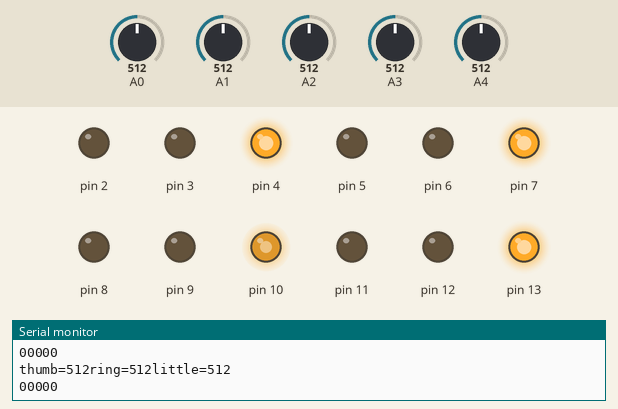
This sketch was run on a simulated Arduino Uno, built with avr-gcc and run on an emulated ATmega328P. Shown: output pins drawn as LEDs (lit = HIGH), the last lines printed to the serial monitor. The inputs (shaded band) are chosen by the test bench; at power-on: A2 = 512, A0 = 512, A1 = 512, A3 = 512, A4 = 512.

Above: at 1.8 s.
1.9 s: A2 set to 333
3.4 s: A2 set to 316
At 5.0 s:
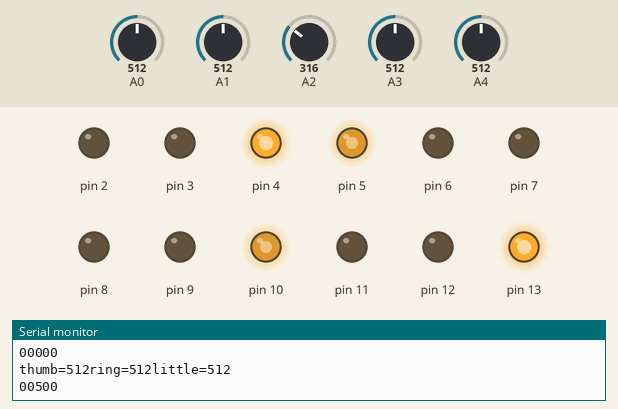
5.5 s: A0 set to 284
7.2 s: A0 set to 271
At 8.3 s:
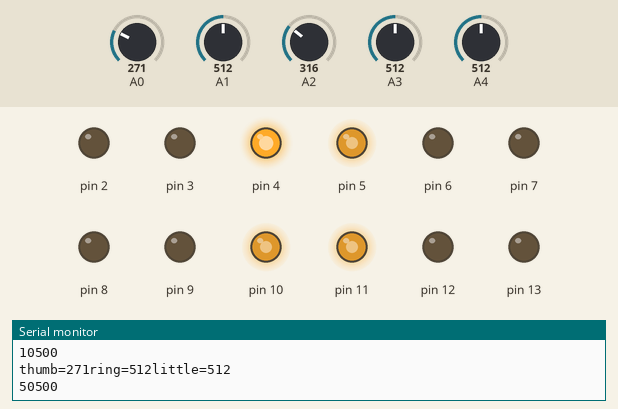
9.5 s: A1 set to 305
11.2 s: A1 set to 291
At 12.8 s:
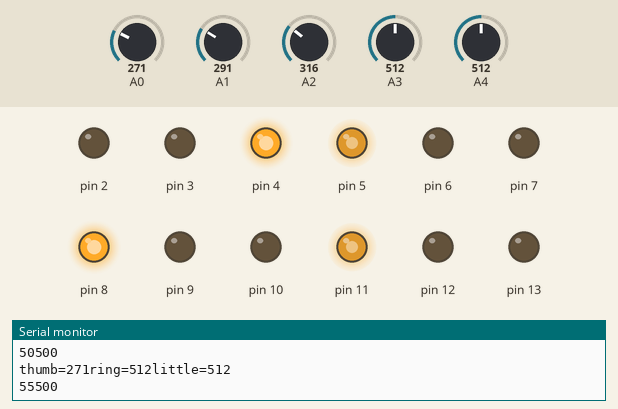
Timing chart, 0 to 14.3 s (numbered marks = the images above; inputs shaded):
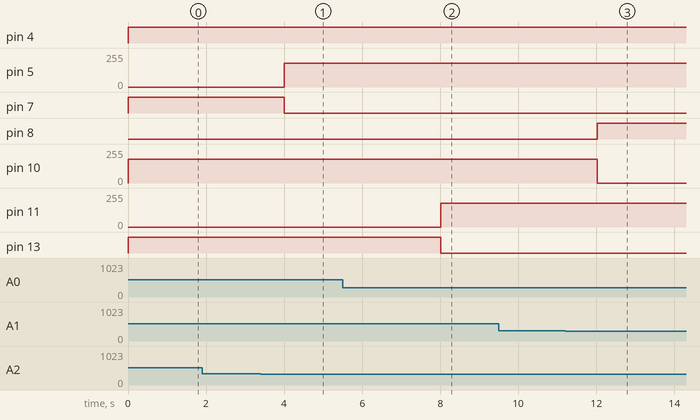

The sketch:

Arduino_Final_code.ino
```cpp
int deg_index;
int a,b,c,d,e,f;
void setup() {
  Serial.begin(9600);
  pinMode(13,OUTPUT);
  pinMode(12,OUTPUT);
  pinMode(11,OUTPUT);
  pinMode(8,OUTPUT);
  pinMode(9,OUTPUT);
  pinMode(10,OUTPUT);
  pinMode(7,OUTPUT);
  pinMode(6,OUTPUT);
  pinMode(5,OUTPUT);
  pinMode(4,OUTPUT);
  pinMode(3,OUTPUT);
  pinMode(2,OUTPUT);
  // put your setup code here, to run once:

}

void loop() {
  int val_thumb = analogRead(A0);
  int val_index = analogRead(A1);
  int val_middle = analogRead(A2);
  int val_ring = analogRead(A3);
  int val_little = analogRead(A4);
  Serial.print("thumb=");
  Serial.print(val_thumb);
  int deg_thumb = map(val_thumb,180,315,90,0);
  int deg_index = map(val_index,142,319,90,0);
  int deg_middle = map(val_middle,192,339,90,0);
  int deg_ring = map(val_ring,190,315,90,0);
  int deg_little = map(val_little,110,244,90,0);
//  Serial.print("deg_thumb=");
//  Serial.print(deg_thumb);
//  Serial.print("index=");
//  Serial.print(val_index);
//  Serial.print("deg_index=");
//  Serial.print(deg_index);
//  Serial.print("middle=");
//  Serial.print(val_middle);
//  Serial.print("deg_middle=");
//  Serial.print(deg_middle);
  Serial.print("ring=");
  Serial.print(val_ring);
//  Serial.print("deg_ring=");
//  Serial.println(deg_ring);
  Serial.print("little=");
  Serial.println(val_little);
//  Serial.print("deg_little=");
//  Serial.println(deg_little);
//  deg_index = map(val_index,180,400,90,0); //index finger
//  Serial.print("deg_index=");
//  Serial.println(deg_index);

  if(deg_thumb<15)
  {
    a=0;
    analogWrite(13,180);
    analogWrite(12,0);
    analogWrite(11,0);
  }
  else if (deg_thumb<30 && deg_thumb > 15)
  {
    a=1;
    analogWrite(13,180);
    analogWrite(12,90);
    analogWrite(11,0);
  }
  else if (deg_thumb<45 && deg_thumb > 30)
  {
    a=2;
    analogWrite(13,180);
    analogWrite(12,180);
    analogWrite(11,0);
  }
  else if (deg_thumb<60 && deg_thumb > 45)
  {
    a=3;
    analogWrite(13,0);
    analogWrite(12,180);
    analogWrite(11,0);
  }
  else if (deg_thumb<75 && deg_thumb > 60)
  {
    a=4;
    analogWrite(13,0);
    analogWrite(12,180);
    analogWrite(11,180);
  }
  else
  {
    a=5;
    analogWrite(13,0);
    analogWrite(12,0);
    analogWrite(11,180);
  }
   if(deg_index<15)
  {
    b=0;
    analogWrite(10,180);
    analogWrite(9,0);
    analogWrite(8,0);
  }
  else if (deg_index<30 && deg_index > 15)
  {
    b=1;
    analogWrite(10,180);
    analogWrite(9,90);
    analogWrite(8,0);
  }
  else if (deg_index<45 && deg_index > 30)
  {
    b=2;
    analogWrite(10,180);
    analogWrite(9,180);
    analogWrite(8,0);
  }
  else if (deg_index<60 && deg_index > 45)
  {
    b=3;
    analogWrite(10,0);
    analogWrite(9,180);
    analogWrite(8,0);
  }
  else if (deg_index<75 && deg_index > 60)
  {
    b=4;
    analogWrite(10,0);
    analogWrite(9,180);
    analogWrite(8,180);
  }
  else
  {
    b=5;
    analogWrite(10,0);
    analogWrite(9,0);
    analogWrite(8,180);
  }
  //middle finger
    if(deg_middle<15)
  {
    c=0;
    analogWrite(7,180);
    analogWrite(6,0);
    analogWrite(5,0);
  }
  else if (deg_middle<30 && deg_middle > 15)
  {
    c=1;
    analogWrite(7,180);
    analogWrite(6,90);
    analogWrite(5,0);
  }
  else if (deg_middle<45 && deg_middle > 30)
  {
    c=2;
    analogWrite(7,180);
    analogWrite(6,180);
    analogWrite(5,0);
  }
  else if (deg_middle<60 && deg_middle > 45)
  {
    c=3;
    analogWrite(7,0);
    analogWrite(6,180);
    analogWrite(5,0);
  }
  else if (deg_middle<75 && deg_middle > 60)
  {
    c=4;
    analogWrite(7,0);
    analogWrite(6,180);
    analogWrite(5,180);
  }
  else
  {
    c=5;
    analogWrite(7,0);
    analogWrite(6,0);
    analogWrite(5,180);
  }
  //ring ringer
      if(deg_ring<15)
  {
    d=0;
    analogWrite(4,180);
    analogWrite(3,0);
    analogWrite(2,0);
  }
  else if (deg_ring<30 && deg_ring > 15)
  {
    d=1;
    analogWrite(4,180);
    analogWrite(3,90);
    analogWrite(2,0);
  }
  else if (deg_ring<45 && deg_ring > 30)
  {
    d=2;
    analogWrite(4,180);
    analogWrite(3,180);
    analogWrite(2,0);
  }
  else if (deg_ring<60 && deg_ring > 45)
  {
    d=3;
    analogWrite(4,0);
    analogWrite(3,180);
    analogWrite(2,0);
  }
  else if (deg_ring<75 && deg_ring > 60)
  {
    d=4;
    analogWrite(4,0);
    analogWrite(3,180);
    analogWrite(2,180);
  }
  else
  {
    d=5;
    analogWrite(4,0);
    analogWrite(3,0);
    analogWrite(2,180);
  }
   if(deg_little<15)
  {
    e=0;
  }
  else if (deg_little<30 && deg_little > 15)
  {
    e=1;
  }
  else if (deg_little<45 && deg_little > 30)
  {
    e=2;
  }
  else if (deg_little<60 && deg_little > 45)
  {
    e=3;
  }
  else if (deg_little<75 && deg_little > 60)
  {
    e=4;
  }
  else
  {
    e=5;
  }
  // put your main code here, to run repeatedly:
Serial.print(a);
//Serial.print(",");
Serial.print(b);
//Serial.print(",");
Serial.print(c);
//Serial.print(",");
Serial.print(d);
//Serial.print(",");
Serial.println(e);
delay(1000);
}
```

Measured:
- the behaviour switches between 317 and 316 on A2 (found by bisection; images 0 and 1)
- the behaviour switches between 272 and 271 on A0 (found by bisection; images 1 and 2)
- the behaviour switches between 292 and 291 on A1 (found by bisection; images 2 and 3)
- after the input at 3.4 s, pin 5: 0/255 → 180/255 after 0.61 s; pin 7: HIGH → LOW after 0.61 s
- after the input at 7.2 s, pin 11: 0/255 → 180/255 after 0.82 s; pin 13: HIGH → LOW after 0.82 s
- after the input at 11.2 s, pin 8: LOW → HIGH after 0.82 s; pin 10: 180/255 → 0/255 after 0.82 s
